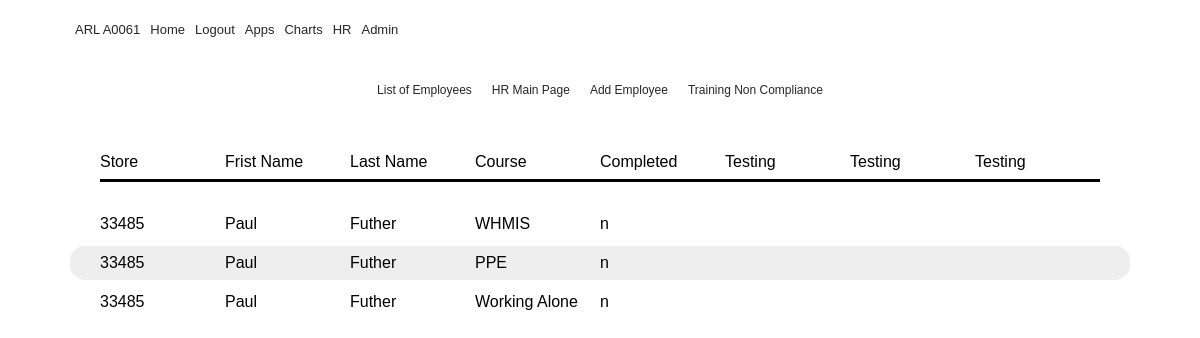
/trainingcompliance (signed in), run on an earlier commit of the app's database.
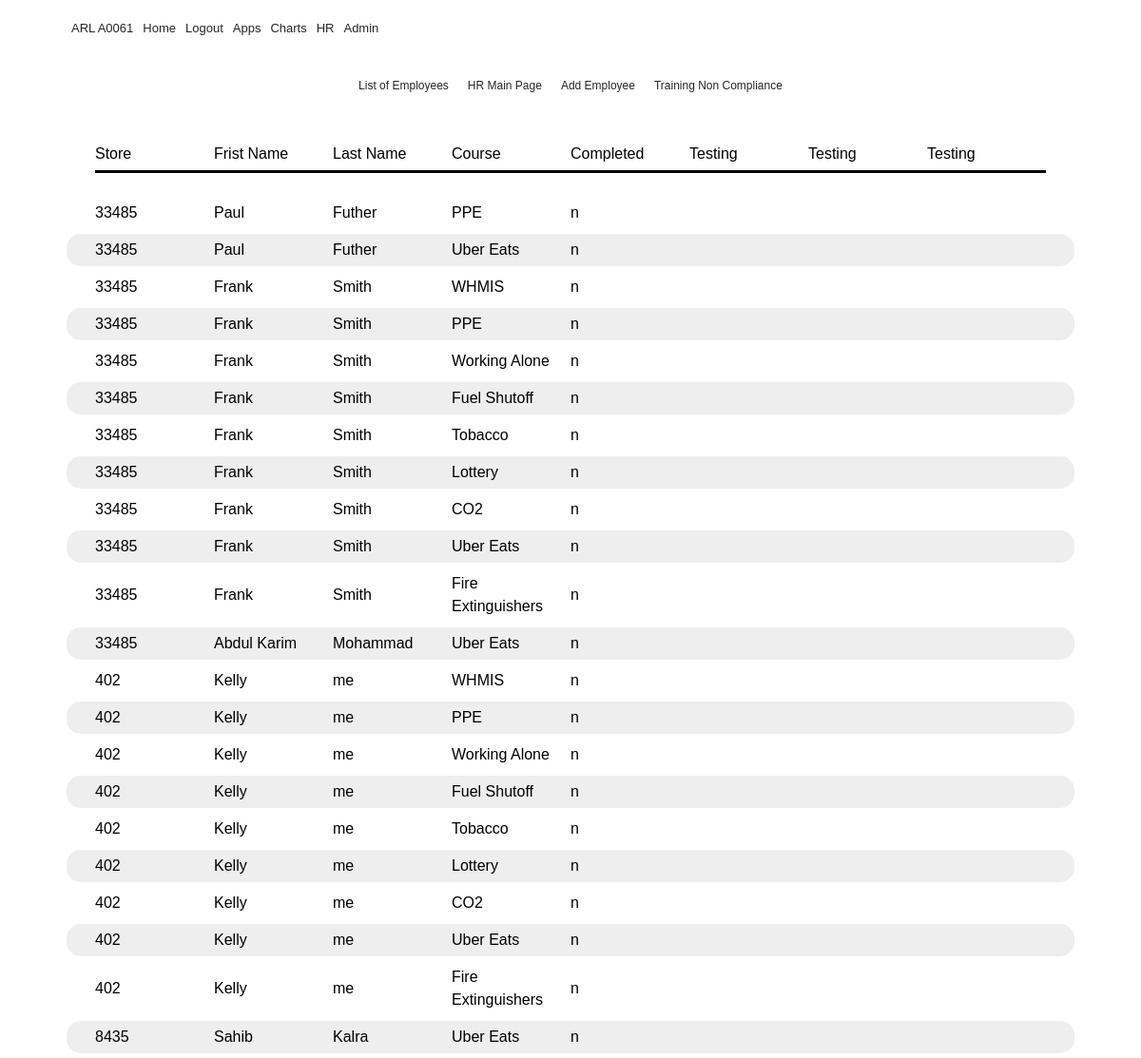
And on a later commit of the database.
### flaskblog/__init__.py (models this page shows, shortened)
class Grade(db.Model):
    id = db.Column(db.Integer(), primary_key=True)
    value = db.Column(db.String(), default="n")
    employee_id = db.Column(Integer(), ForeignKey('employee.id'))
    employee = db.relationship('Employee', backref = 'grades')
    course_id = db.Column(db.Integer(), ForeignKey('course.id'))
    course = db.relationship('Course', backref='grade')

class Employee(db.Model):
    id = db.Column(db.Integer, primary_key=True)
    firstname = db.Column(db.String(20), nullable=False)
    nickname = db.Column(db.String(20), nullable=True)
    lastname = db.Column(db.String(20), nullable=False)
    store = db.Column(db.String)
    addressone = db.Column(db.String(20), nullable=False)
    addresstwo = db.Column(db.String(20), nullable=True)
    apt = db.Column(db.String(20), nullable=True)
    city = db.Column(db.String(20), nullable=False)
    province = db.Column(db.String(20), nullable=False)
    country = db.Column(db.String(20), nullable=False)
    mobilephone = db.Column(db.String(10), nullable=False)
    email = db.Column(db.String(120), nullable=False)
    SIN = db.Column(db.Integer, unique=True, nullable=True)
    sinexpire = db.Column(db.DateTime(), nullable=True)
    created_on = db.Column(db.DateTime(), default=datetime.utcnow)
    updated_on = db.Column(
        db.DateTime(), default=datetime.utcnow, onupdate=datetime.utcnow)
    startdate = db.Column(db.DateTime(), nullable=True)
    enddate = db.Column(db.DateTime(), nullable=True)
    postal = db.Column(db.String(6), nullable=False)
    trainingid = db.Column(db.String(),unique=True, nullable=False)
    trainingpassword = db.Column(db.String(), nullable=False)
    manager = db.Column(db.String)
    image_file = db.Column(db.String(20), nullable=False,
                           default='default.jpg')
    active = db.Column(db.String(), nullable = False)
    iprismcode = db.Column(db.String(9), nullable=False)
    dob = db.Column(db.DateTime(), nullable=True)
    mon_avail = db.Column(db.String(100), nullable=False)
    tue_avail = db.Column(db.String(100), nullable=False)
    wed_avail = db.Column(db.String(100), nullable=False)
    thu_avail = db.Column(db.String(100), nullable=False)
    fri_avail = db.Column(db.String(100), nullable=False)
    sat_avail = db.Column(db.String(100), nullable=False)
    sun_avail = db.Column(db.String(100), nullable=False)

class Course(db.Model):
    id = db.Column(db.Integer(), primary_key=True)
    name = db.Column(db.String(100), nullable=False)

### flaskblog/routes.py (the view)
@app.route("/trainingcompliance", methods=['GET', 'POST'])
@login_required
def trainingcompliance():
    compliance = Grade.query\
            .filter_by(value="n")\
            .join(Employee, Employee.id==Grade.employee_id)\
            .join(Course, Course.id == Grade.course_id)\
            .add_columns(Grade.employee_id, Employee.firstname\
            ,Employee.lastname, Employee.store\
            , Course.name, Grade.value)\
                .order_by(Employee.store)
    return render_template('trainingcompliance.html', compliance = compliance)

### flaskblog/templates/trainingcompliance.html
{% extends "layout.html" %}
{% block content%}
        <div class= "container">
            <nav class="app-nav">
                  <ul class = "app-menu">
                        <ul>
                              <li> <a href="hrlist">List of Employees</a></li>
                        </ul>
                        <ul>
                              <li> <a href="hrhome">HR Main Page</a></li>
                        </ul>
                        <ul>
                              <li> <a href="addemployee">Add Employee</a></li>
                        </ul>
                        <ul>
                              <li> <a href="trainingcompliance">Training Non Compliance</a></li>
                        </ul>
                  </ul>
            </nav>
      </div>
                <div class = "tableheader">
                        <div> Store</div>
                        <div> Frist Name</div>
                        <div> Last Name</div>
                        <div> Course</div>
                        <div> Completed</div>
                        <div> Testing</div>
                        <div> Testing</div>
                        <div> Testing</div>
                </div>
                        {% for staff in compliance %}
                        <div class = "tablecard">
                        <div class = "comphritem1"> {{staff.store}}</div>
                        <div class = "comphritem2"> {{staff.firstname}}</div>
                        <div class = "comphritem3"> {{staff.lastname}}</div>
                        <div class = "comphritem4"> {{staff.name}}</div>
                        <div class = "comphritem5"> {{staff.value}}</div>
                        </div>
                        {% endfor %}
{% endblock content %}

### flaskblog/templates/layout.html (shortened to what this page needs)
<!DOCTYPE html>
<html lang="en">
  <head>
   <link rel="stylesheet" href="https://cdnjs.cloudflare.com/ajax/libs/font-awesome/5.12.0/css/all.min.css" />
   <link rel = "stylesheet" href="/static/main.css">
  </head>
  <body>
    <div class = "container" >
              <nav class="main-nav" >
                  <ul class = "main-menu">
                    <li> <a href="{{ url_for('home')}}">ARL A0061</a></li>
                      <li> <a href="{{ url_for('home')}}">Home</a></li>
                      {% if current_user.is_authenticated %}
                       <li> <a href="{{ url_for('security.logout')}}">Logout</a></li>
                      {% else %}
                      <li> <a href="{{ url_for('login')}}">Login</a></li>
                      {% endif %}
                      <li> <a href="{{ url_for('Applications')}}">Apps</a></li>
                      <li> <a href="{{ url_for('home')}}">Charts</a></li>
                      <li> <a href="{{ url_for('hrhome')}}">HR</a></li>
                      <li> <a href="{{ url_for('admin.index')}}">Admin</a></li>
                  </ul>
              </nav>
    </div>
            <main role="main" class="container">
                    {% block content %}{% endblock %}
              </main>
  </body>
</html>

### flaskblog/static/main.css (style rules this page uses)
* { box-sizing: border-box; margin: 0; padding: 0; }
body { font-family: 'Seqoe UI', Verdana, Geneva, Tahoma, sans-serif; background: white; color: #000; font-size: 16px; line-height: 1.5; }
a { color: #262626; text-decoration: none; }
ul { list-style: none; }
.container { width: 100%; max-width: 1100px; margin: auto; }
.tableheader { display: grid; grid-template-columns: repeat(8, 1fr); margin: auto; padding-top: 30px; padding-bottom: 5px; padding-left: 30px; padding-right: 30px; margin-right: 20px; margin-left: 20px; height: 100%; border-radius: 15px; margin-bottom: 20px; }
.tableheader >div { border-bottom: solid; padding-bottom: 5px; }
.tablecard { display: grid; grid-template-columns: repeat(8, 1fr ); padding-top: 5px; padding-bottom: 5px; padding-left: 30px; padding-right: 30px; margin-right: 20px; margin-left: 20px; height: 100%; border-radius: 15px; margin-bottom: 5px; justify-items: start; align-items: center; }
.tablecard:nth-child(odd) { background: #eee; }
.main-nav { display: flex; align-items: center; justify-content: space-between; height: 60px; padding: 20px 0; font-size: 13px; }
.main-nav ul { display: flex; }
.main-nav ul li { padding: 0 5px; }
.main-nav ul li a { padding-bottom: 2px; }
.main-nav ul.main-menu { flex:1; margin-left: 20px; }
.app-nav { display: flex; align-items: center; justify-content: space-between; height: 60px; padding: 20px 0; font-size: 12px; }
.app-nav ul { display: flex; }
.app-nav ul li { padding: 0 5px; }
.app-nav ul li a { padding-bottom: 5px; }
.app-menu { max-width: 700px; margin: 0 auto; padding:0 20px; display: flex; grid-template-columns: repeat(5, 1fr); grid-gap: 10px; align-items: flex-start; justify-content: center; text-align: center; }

What changed in the data, as far as the page shows it:
no longer on this page (row edited): Grade: store "33485", firstname "Paul", lastname "Futher", name "WHMIS", value "n"
no longer on this page (row edited): Grade: store "33485", firstname "Paul", lastname "Futher", name "Working Alone", value "n"
now on this page (row edited): Grade: store "33485", firstname "Paul", lastname "Futher", name "Uber Eats", value "n"
added Grade: store "33485", firstname "Frank", lastname "Smith", name "WHMIS", value "n"
added Grade: store "33485", firstname "Frank", lastname "Smith", name "PPE", value "n"
added Grade: store "33485", firstname "Frank", lastname "Smith", name "Working Alone", value "n"
added Grade: store "33485", firstname "Frank", lastname "Smith", name "Fuel Shutoff", value "n"
added Grade: store "33485", firstname "Frank", lastname "Smith", name "Tobacco", value "n"
added Grade: store "33485", firstname "Frank", lastname "Smith", name "Lottery", value "n"
added Grade: store "33485", firstname "Frank", lastname "Smith", name "CO2", value "n"
added Grade: store "33485", firstname "Frank", lastname "Smith", name "Uber Eats", value "n"
added Grade: store "33485", firstname "Frank", lastname "Smith", name "Fire Extinguishers", value "n"
added Grade: store "33485", firstname "Abdul Karim", lastname "Mohammad", name "Uber Eats", value "n"
added Grade: store "402", firstname "Kelly", lastname "me", name "WHMIS", value "n"
added Grade: store "402", firstname "Kelly", lastname "me", name "PPE", value "n"
added Grade: store "402", firstname "Kelly", lastname "me", name "Working Alone", value "n"
added Grade: store "402", firstname "Kelly", lastname "me", name "Fuel Shutoff", value "n"
added Grade: store "402", firstname "Kelly", lastname "me", name "Tobacco", value "n"
added Grade: store "402", firstname "Kelly", lastname "me", name "Lottery", value "n"
added Grade: store "402", firstname "Kelly", lastname "me", name "CO2", value "n"
added Grade: store "402", firstname "Kelly", lastname "me", name "Uber Eats", value "n"
added Grade: store "402", firstname "Kelly", lastname "me", name "Fire Extinguishers", value "n"
added Grade: store "8435", firstname "Sahib", lastname "Kalra", name "Uber Eats", value "n"
